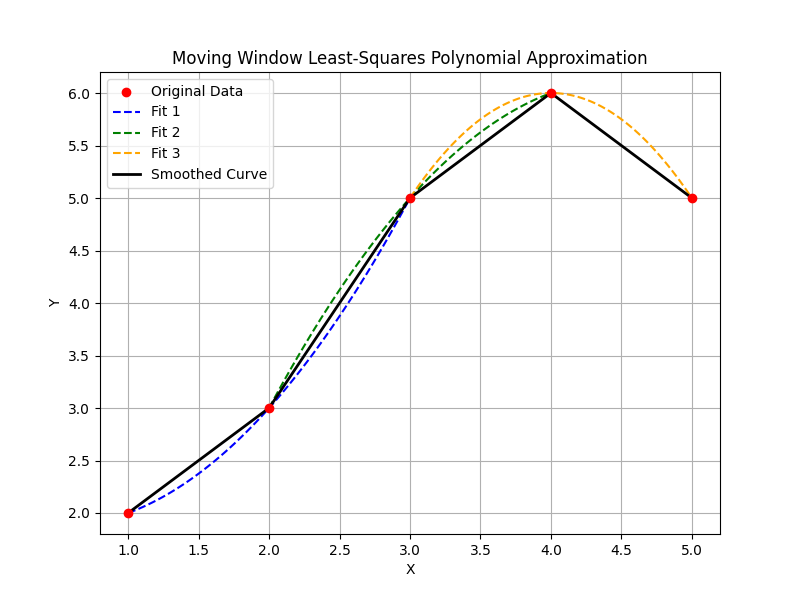

Write Python code to recreate this figure.
import numpy as np
import matplotlib.pyplot as plt
from numpy.polynomial.polynomial import Polynomial

# Given data points
x = np.array([1, 2, 3, 4, 5])
y = np.array([2, 3, 5, 6, 5])

# Define window size
window_size = 3

# Colors for different polynomial fits
colors = ['blue', 'green', 'orange']

# Generate the figure
plt.figure(figsize=(8, 6))
plt.scatter(x, y, color='red', label='Original Data', zorder=3)

# Fit and plot polynomials for each window
for i in range(len(x) - window_size + 1):
    x_window = x[i:i + window_size]
    y_window = y[i:i + window_size]
    
    # Fit a quadratic polynomial
    coeffs = np.polyfit(x_window, y_window, 2)
    poly_eq = np.poly1d(coeffs)
    
    # Generate smooth x values for plotting
    x_smooth = np.linspace(x_window[0], x_window[-1], 100)
    y_smooth = poly_eq(x_smooth)
    
    # Plot the polynomial fit
    plt.plot(x_smooth, y_smooth, color=colors[i], linestyle='dashed', label=f'Fit {i+1}')

# Overall smoothed curve using piecewise quadratic fits
x_smooth_all = np.linspace(min(x), max(x), 100)
y_smooth_all = np.interp(x_smooth_all, x, y)
plt.plot(x_smooth_all, y_smooth_all, color='black', label='Smoothed Curve', linewidth=2)

# Labels and legend
plt.xlabel('X')
plt.ylabel('Y')
plt.title('Moving Window Least-Squares Polynomial Approximation')
plt.legend()
plt.grid()
plt.show()
